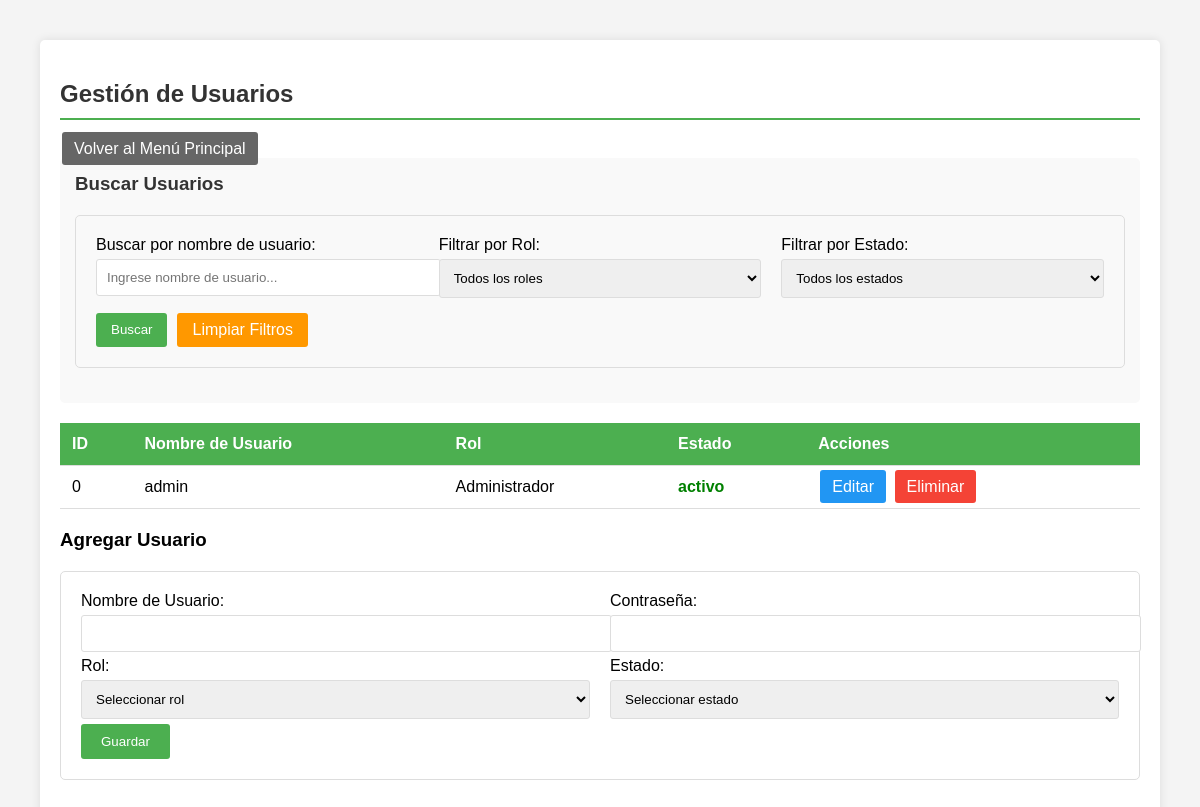
Screenshot of /WEB/FARMACIA/crud_usuarios.php (signed in) with the database file from the repository.
### tables this page shows
CREATE TABLE usuario (
  id_usuario INT(11) NOT NULL,
  nombre_usuario VARCHAR(50) DEFAULT NULL,
  contrasena VARCHAR(100) DEFAULT NULL,
  rol VARCHAR(20) DEFAULT NULL,
  estado VARCHAR(10) DEFAULT NULL
);

### WEB/FARMACIA/crud_usuarios.php (the view, shortened to what this page needs)
<?php
include 'config.php';
$busqueda = isset($_GET['buscar']) ? trim($_GET['buscar']) : '';
$sql = "SELECT * FROM Usuario WHERE 1=1";
$sql .= " ORDER BY id_usuario";
$result = $conn->query($sql);
$edit = null;
?>
<!DOCTYPE html>
<html>
<head>
</head>
<body>
<div class="container">
    <h2>Gestión de Usuarios</h2>
    <a href="index.php" class="btn btn-back">Volver al Menú Principal</a>
    <div class="search-form">
        <h3>Buscar Usuarios</h3>
        <form method="get" action="">
            <div class="form-row">
                <div class="form-group">
                    <label>Buscar por nombre de usuario:</label>
                    <input type="text" name="buscar" value="<?= htmlspecialchars($busqueda) ?>" placeholder="Ingrese nombre de usuario...">
                </div>
                <div class="form-group">
                    <label>Filtrar por Rol:</label>
                    <select name="filtro_rol">
                        <option value="">Todos los roles</option>
                    </select>
                </div>
                <div class="form-group">
                    <label>Filtrar por Estado:</label>
                    <select name="filtro_estado">
                        <option value="">Todos los estados</option>
                    </select>
                </div>
            </div>
            <div class="search-buttons">
                <input type="submit" value="Buscar" class="btn-search">
                <a href="crud_usuarios.php" class="btn-clear">Limpiar Filtros</a>
            </div>
        </form>
    </div>
    <table>
        <tr>
            <th>ID</th>
            <th>Nombre de Usuario</th>
            <th>Rol</th>
            <th>Estado</th>
            <th>Acciones</th>
        </tr>
        <?php while($row = $result->fetch_assoc()): ?>
        <tr>
            <td><?= $row['id_usuario'] ?></td>
            <td><?= htmlspecialchars($row['nombre_usuario']) ?></td>
            <td><?= htmlspecialchars($row['rol']) ?></td>
            <td class="<?= $row['estado'] == 'activo' ? 'estado-activo' : 'estado-inactivo' ?>"><?= htmlspecialchars($row['estado']) ?></td>
            <td>
                <a href="?editar=<?= $row['id_usuario'] ?>" class="btn btn-edit">Editar</a>
                <a href="?eliminar=<?= $row['id_usuario'] ?>" class="btn btn-delete" onclick="return confirm('¿Estás seguro de eliminar este usuario?')">Eliminar</a>
            </td>
        </tr>
        <?php endwhile; ?>
    </table>
    <h3><?= $edit ? 'Editar' : 'Agregar' ?> Usuario</h3>
    <form method="post">
        <div class="form-row">
            <div class="form-group">
                <label>Nombre de Usuario:</label>
                <input type="text" name="nombre_usuario" value="<?= htmlspecialchars($edit['nombre_usuario'] ?? '') ?>" required>
            </div>
            <div class="form-group">
                <label>Contraseña:</label>
                <input type="password" name="contrasena_encriptada" value="<?= htmlspecialchars($edit['contrasena_encriptada'] ?? '') ?>" required>
            </div>
        </div>
        <div class="form-row">
            <div class="form-group">
                <label>Rol:</label>
                <select name="rol" required>
                    <option value="">Seleccionar rol</option>
                </select>
            </div>
            <div class="form-group">
                <label>Estado:</label>
                <select name="estado" required>
                    <option value="">Seleccionar estado</option>
                </select>
            </div>
        </div>
        <input type="submit" value="<?= $edit ? 'Actualizar' : 'Guardar' ?>">
    </form>
</div>
</body>
</html>

### WEB/FARMACIA/crud_usuarios.php (style rules this page uses)
body { font-family: Arial, sans-serif; margin: 40px; background-color: #f4f4f4; }
.container { max-width: 1200px; margin: 0 auto; background-color: white; padding: 20px; border-radius: 5px; box-shadow: 0 0 10px rgba(0,0,0,0.1); }
h2 { color: #333; border-bottom: 2px solid #4CAF50; padding-bottom: 10px; }
table { width: 100%; border-collapse: collapse; margin: 20px 0; }
th, td { padding: 12px; text-align: left; border-bottom: 1px solid #ddd; }
th { background-color: #4CAF50; color: white; }
.btn { padding: 8px 12px; text-decoration: none; border-radius: 3px; margin: 2px; }
.btn-edit { background-color: #2196F3; color: white; }
.btn-delete { background-color: #f44336; color: white; }
.btn-back { background-color: #666; color: white; }
.btn-search { background-color: #4CAF50; color: white; }
.btn-clear { background-color: #ff9800; color: white; }
form { margin: 20px 0; padding: 20px; border: 1px solid #ddd; border-radius: 5px; }
input[type="text"], input[type="password"], select { width: 100%; padding: 10px; margin: 5px 0; border: 1px solid #ddd; border-radius: 3px; }
input[type="submit"] { background-color: #4CAF50; color: white; padding: 10px 20px; border: none; border-radius: 3px; cursor: pointer; }
.form-row { display: flex; gap: 20px; }
.form-group { flex: 1; }
.estado-activo { color: green; font-weight: bold; }
.search-form { background-color: #f9f9f9; padding: 15px; border-radius: 5px; margin-bottom: 20px; }
.search-form h3 { margin-top: 0; color: #333; }
.search-buttons { display: flex; gap: 10px; margin-top: 10px; }
.search-buttons input[type="submit"] { padding: 8px 15px; }
.search-buttons a { padding: 8px 15px; text-decoration: none; border-radius: 3px; }

### rows the page displays
usuario: id_usuario "0", nombre_usuario "admin", rol "Administrador", estado "activo"
